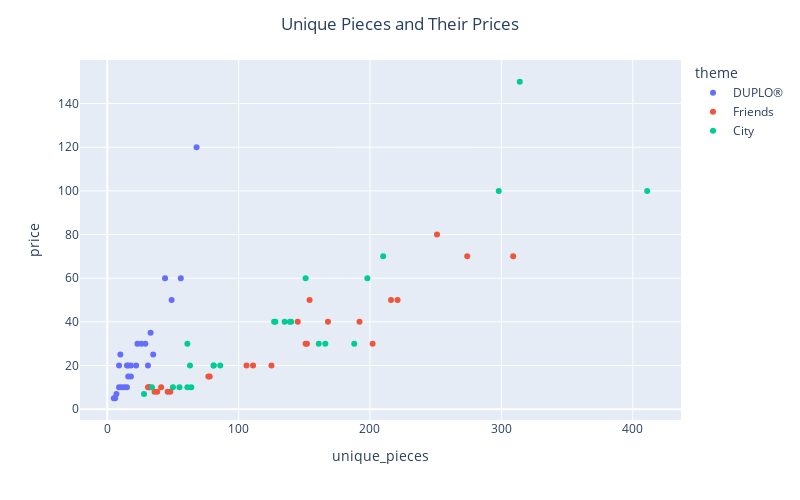

Write notebook code for a chart like this one.
### Markdown cell above
### Problem 3

#### (a) Make a scatter plot of the number of pieces vs. the price.
        Color the data by the lego theme and add the set name as your hover_data

#### (b) Answer these questions: (describe by what you see on the graph & comment on any outliers)
        1. Do the expensive sets have more pieces?
        2. What is the most expensive set?
        3. Are there any differences between the themes?

### Code cell
#Answer to question 3 part a is just the graph.
fig = px.scatter(DF,
                 x='unique_pieces',
                 y='price',
                 hover_data='set_name',
                 color = 'theme')

fig.update_layout(title='Unique Pieces and Their Prices',
                  title_x=0.5,
                  xaxis_title="unique_pieces",
                  yaxis_title="price",
                  autosize=False,
                  width=800,
                  height=500)

fig.show()

### Figure 1 — Plotly figure (JSON) as saved in the notebook; plotly's stock layout.template omitted (floating-point values rounded to 4 significant figures)
{"data": [{"customdata": [["My First Ladybird"], ["My First Race Car"], ["My First Celebration"], ["Large Playground Brick Box"], ["Farmers' Market"], ["Farm Animals"], ["Train Bridge and Tracks"], ["Cargo Train"], ["Spider-Man & Hulk Adventures"], ["Rapunzel's Tower"], ["Train Tracks"], ["My First Fun Puzzle"], ["My First Car Creations"], ["Fire Truck"], ["Baby Animals"], ["Tropical Island"], ["Plane"], ["Submarine Adventure"], ["Alphabet Truck"], ["Tow Truck"], ["Super Heroes Lab"], ["Bedroom"], ["Pizza Stand"], ["Bakery"], ["Modular Playhouse"]], "hovertemplate": "theme=DUPLO®<br>unique_pieces=%{x}<br>price=%{y}<br>set_name=%{customdata[0]}<extra></extra>", "legendgroup": "DUPLO®", "marker": {"color": "#636efa", "symbol": "circle"}, "mode": "markers", "name": "DUPLO®", "orientation": "v", "showlegend": true, "type": "scatter", "x": [5, 6, 18, 49, 18, 13, 10, 68, 29, 26, 9, 15, 31, 16, 9, 44, 11, 22, 35, 7, 23, 16, 15, 33, 56], "xaxis": "x", "y": [4.99, 4.99, 14.99, 49.99, 19.99, 9.99, 24.99, 120.0, 29.99, 29.99, 19.99, 19.99, 19.99, 19.99, 9.99, 59.99, 9.99, 19.99, 24.99, 6.99, 29.99, 14.99, 9.99, 34.99, 59.99], "yaxis": "y"}, {"customdata": [["Stephanie's Soccer Practice"], ["Olivia's Mission Vehicle"], ["Mia's Tree House"], ["Friendship House"], ["Friends Advent Calendar"], ["Stephanie's Heart Box"], ["Mia's Heart Box"], ["Mia's Forest Adventures"], ["Stephanie's Obstacle Course"], ["Mia's House"], ["Andrea's Pool Party"], ["Turtles Rescue Mission"], ["Dolphins Rescue Mission"], ["Andrea's Summer Heart Box"], ["Olivia's Summer Heart Box"], ["Heartlake City Hospital"], ["Puppy Playground"], ["Andrea's Play Cube - Singer"], ["Mia's Play Cube - Veterinarian"], ["Mia's Play Cube - Cinema"], ["Baby Elephant Jungle Rescue"], ["Tiger Hot Air Balloon Jungle Rescue"], ["Jungle Rescue Base"], ["Emma's Fashion Shop"], ["Beach House"]], "hovertemplate": "theme=Friends<br>unique_pieces=%{x}<br>price=%{y}<br>set_name=%{customdata[0]}<extra></extra>", "legendgroup": "Friends", "marker": {"color": "#EF553B", "symbol": "circle"}, "mode": "markers", "name": "Friends", "orientation": "v", "showlegend": true, "type": "scatter", "x": [78, 106, 151, 309, 202, 36, 38, 77, 168, 274, 221, 125, 192, 46, 48, 154, 41, 32, 32, 31, 111, 145, 251, 152, 216], "xaxis": "x", "y": [14.99, 19.99, 29.99, 69.99, 29.99, 7.99, 7.99, 14.99, 39.99, 69.99, 49.99, 19.99, 39.99, 7.99, 7.99, 49.99, 9.99, 9.99, 9.99, 9.99, 19.99, 39.99, 79.99, 29.99, 49.99], "yaxis": "y"}, {"customdata": [["Off-Road Chase"], ["Mountain Fugitives"], ["Dirt Road Pursuit"], ["Pickup & Caravan"], ["Heavy Cargo Transport"], ["Mining Team"], ["People Pack - Outdoor Adventures"], ["Parachute Arrest"], ["Dock Side Fire"], ["Fire Station"], ["Fire Plane"], ["Construction Loader"], ["Diving Yacht"], ["Harvester Transport"], ["Mars Research Shuttle"], ["Police Helicopter Chase"], ["Police Monster Truck Heist"], ["Police Station"], ["Fire Helicopter Response"], ["Street Sweeper"], ["Monster Truck"], ["Construction Bulldozer"], ["Tuning Workshop"], ["Ocean Exploration Ship"], ["Safari Off-Roader"]], "hovertemplate": "theme=City<br>unique_pieces=%{x}<br>price=%{y}<br>set_name=%{customdata[0]}<extra></extra>", "legendgroup": "City", "marker": {"color": "#00cc96", "symbol": "circle"}, "mode": "markers", "name": "City", "orientation": "v", "showlegend": true, "type": "scatter", "x": [28, 61, 140, 188, 161, 64, 128, 139, 63, 210, 151, 50, 81, 166, 135, 127, 198, 298, 61, 55, 34, 81, 411, 314, 86], "xaxis": "x", "y": [6.99, 9.99, 39.99, 29.99, 29.99, 9.99, 39.99, 39.99, 19.99, 69.99, 59.99, 9.99, 19.99, 29.99, 39.99, 39.99, 59.99, 99.99, 29.99, 9.99, 9.99, 19.99, 99.99, 150.0, 19.99], "yaxis": "y"}], "layout": {"autosize": false, "height": 500, "legend": {"title": {"text": "theme"}, "tracegroupgap": 0}, "margin": {"t": 60}, "title": {"text": "Unique Pieces and Their Prices", "x": 0.5}, "width": 800, "xaxis": {"anchor": "y", "domain": [0, 1], "title": {"text": "unique_pieces"}}, "yaxis": {"anchor": "x", "domain": [0, 1], "title": {"text": "price"}}}}
